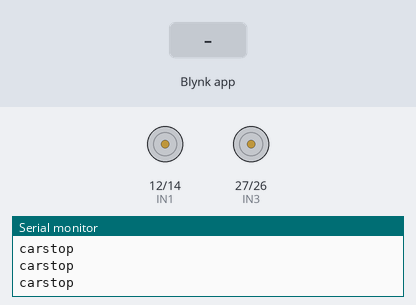
Bench run of a sketch on a simulated ESP32. Shown: motor-driver pin pairs drawn as motors (green arrow = first pin HIGH = forward, orange = second pin HIGH = backward, longer = more drive, scaled by the enable pin), the last lines printed to the serial monitor. Inputs (shaded band) come from the test bench. WiFi joins after 1.5 s; servers stay silent unless stated.

Above: at 3.0 s.
3.1 s: Blynk app writes 1 to V0
4.6 s: Blynk app writes 1 to V4
At 5.7 s:
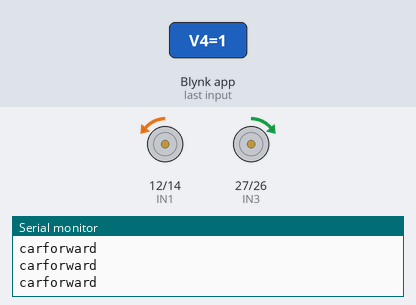
6.1 s: Blynk app writes 0 to V0
At 6.7 s:
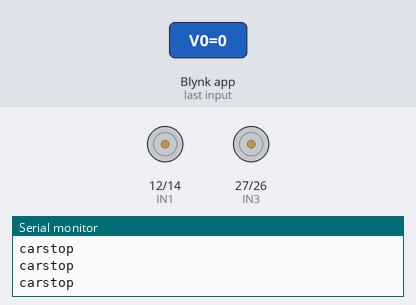
7.6 s: Blynk app writes 1 to V1
At 8.0 s:
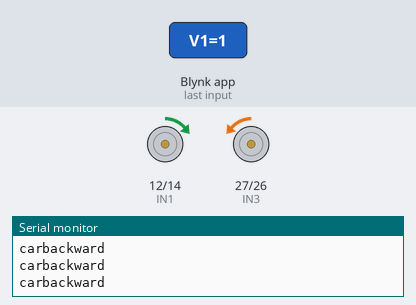
9.1 s: Blynk app writes 0 to V4
At 10.3 s:
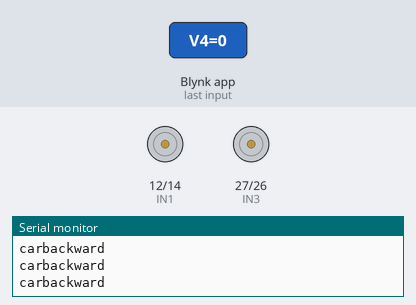
10.6 s: Blynk app writes 200 to V4
At 11.6 s:
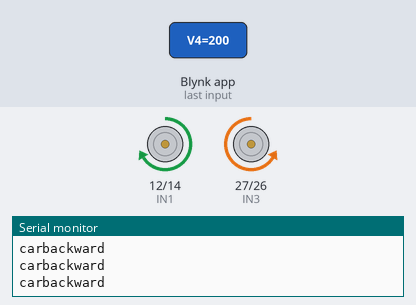
Timing chart, 0 to 13.1 s (numbered marks = the images above; inputs shaded):
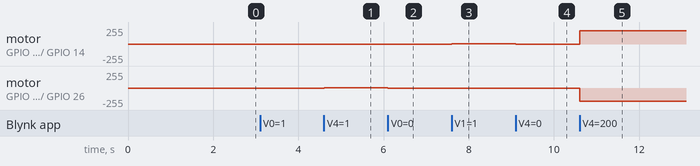

Measured:
- after the input at 4.6 s, motor on GPIO 12 (IN1) / GPIO 14 (IN2): stopped → backward 1/255 at once; motor on GPIO 27 (IN3) / GPIO 26 (IN4): stopped → forward 1/255 at once
- after the input at 6.1 s, motor on GPIO 12 (IN1) / GPIO 14 (IN2): backward 1/255 → stopped at once; motor on GPIO 27 (IN3) / GPIO 26 (IN4): forward 1/255 → stopped at once
- after the input at 7.6 s, motor on GPIO 12 (IN1) / GPIO 14 (IN2): stopped → forward 1/255 at once; motor on GPIO 27 (IN3) / GPIO 26 (IN4): stopped → backward 1/255 at once
- after the input at 9.1 s, motor on GPIO 12 (IN1) / GPIO 14 (IN2): forward 1/255 → stopped at once; motor on GPIO 27 (IN3) / GPIO 26 (IN4): backward 1/255 → stopped at once
- after the input at 10.6 s, motor on GPIO 12 (IN1) / GPIO 14 (IN2): stopped → forward 200/255 at once; motor on GPIO 27 (IN3) / GPIO 26 (IN4): stopped → backward 200/255 at once

The sketch:

sketch_jan17b.ino
```cpp
/*Nodemcu ESP8266 WIFI control car.
 * This code created by sritu hobby team.
 * https://srituhobby.com
 */

#define BLYNK_TEMPLATE_ID "TMPL6rhL262ii"
#define BLYNK_TEMPLATE_NAME "connect blynk"
#define BLYNK_AUTH_TOKEN "NzspX2CtuTLZ7PkJjiVsFJm-ddgEVsOk"

// Include necessary libraries
#define BLYNK_PRINT Serial

#include <WiFi.h>
#include <WiFiClient.h>
#include <BlynkSimpleEsp32.h>
#include "esp32-hal-ledc.h"

// Pin Definitions (Based on your setup)
#define ENA 13  // Motor A Speed Control
#define IN1 12  // Motor A Direction
#define IN2 14  // Motor A Direction
#define IN3 27  // Motor B Direction
#define IN4 26  // Motor B Direction
#define ENB 25  // Motor B Speed Control

char ssid[] = "";       // WiFi SSID
char pass[] = "";     // WiFi Password


bool forward = 0;
bool backward = 0;
bool left = 0;
bool right = 0;
int Speed;


void setup() {
  Serial.begin(9600);
  pinMode(ENA, OUTPUT);
  pinMode(IN1, OUTPUT);
  pinMode(IN2, OUTPUT);
  pinMode(IN3, OUTPUT);
  pinMode(IN4, OUTPUT);
  pinMode(ENB, OUTPUT);

  Blynk.begin(BLYNK_AUTH_TOKEN, ssid, pass);
}

BLYNK_WRITE(V0) {
  forward = param.asInt();
}

BLYNK_WRITE(V1) {
  backward = param.asInt();
}

BLYNK_WRITE(V2) {
  left = param.asInt();
}

BLYNK_WRITE(V3) {
  right = param.asInt();
}

BLYNK_WRITE(V4) {
  Speed = param.asInt();
}

void smartcar() {
  if (forward == 1) {
    carforward();
    Serial.println("carforward");
  } else if (backward == 1) {
    carbackward();
    Serial.println("carbackward");
  } else if (left == 1) {
    carturnleft();
    Serial.println("carfleft");
  } else if (right == 1) {
    carturnright();
    Serial.println("carright");
  } else if (forward == 0 && backward == 0 && left == 0 && right == 0) {
    carStop();
    Serial.println("carstop");
  }
}
void loop() {
  Blynk.run();
  smartcar();
}

void carforward() {
  analogWrite(ENA, Speed);
  analogWrite(ENB, Speed);
  digitalWrite(IN1, LOW);
  digitalWrite(IN2, HIGH);
  digitalWrite(IN3, HIGH);
  digitalWrite(IN4, LOW);
}
void carbackward() {
  analogWrite(ENA, Speed);
  analogWrite(ENB, Speed);
  digitalWrite(IN1, HIGH);
  digitalWrite(IN2, LOW);
  digitalWrite(IN3, LOW);
  digitalWrite(IN4, HIGH);
}
void carturnleft() {
  analogWrite(ENA, Speed);
  analogWrite(ENB, Speed);
  digitalWrite(IN1, HIGH);
  digitalWrite(IN2, LOW);
  digitalWrite(IN3, HIGH);
  digitalWrite(IN4, LOW);
}
void carturnright() {
  analogWrite(ENA, Speed);
  analogWrite(ENB, Speed);
  digitalWrite(IN1, LOW);
  digitalWrite(IN2, HIGH);
  digitalWrite(IN3, LOW);
  digitalWrite(IN4, HIGH);
}
void carStop() {
  digitalWrite(IN1, LOW);
  digitalWrite(IN2, LOW);
  digitalWrite(IN3, LOW);
  digitalWrite(IN4, LOW);
}
```
